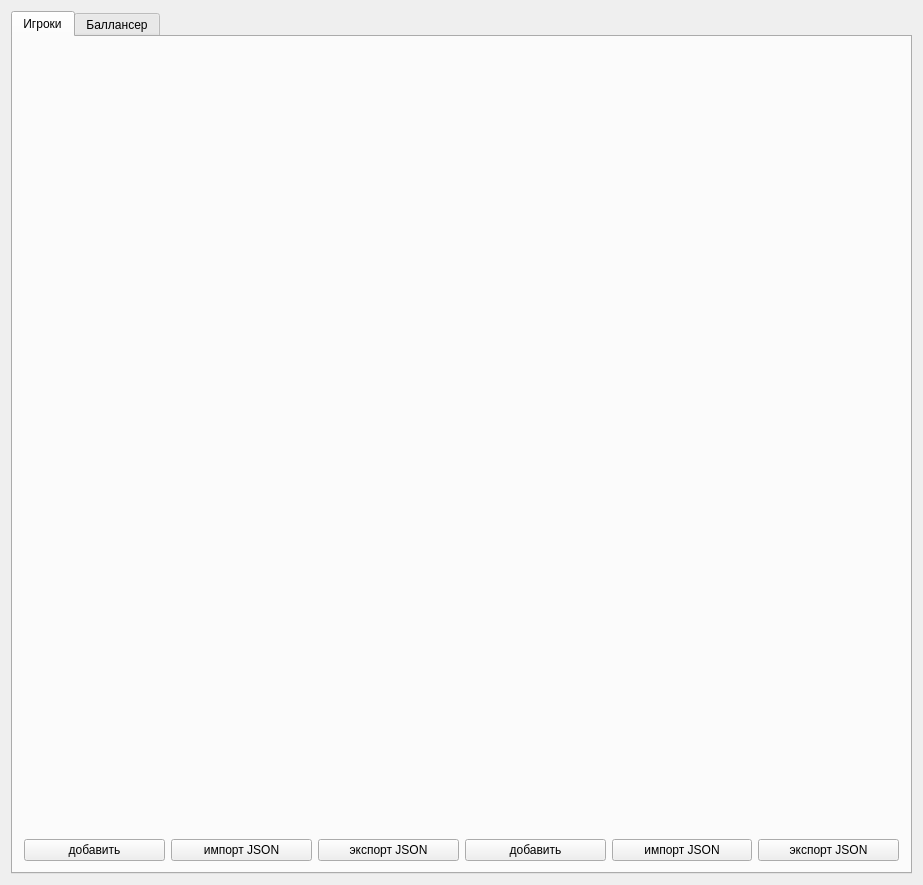
<?xml version="1.0" encoding="UTF-8"?>
<ui version="4.0">
 <class>MainWindowClass</class>
 <widget class="QMainWindow" name="MainWindowClass">
  <property name="geometry">
   <rect>
    <x>0</x>
    <y>0</y>
    <width>923</width>
    <height>885</height>
   </rect>
  </property>
  <property name="windowTitle">
   <string>MainWindow</string>
  </property>
  <property name="toolButtonStyle">
   <enum>Qt::ToolButtonFollowStyle</enum>
  </property>
  <widget class="QWidget" name="centralWidget">
   <property name="sizePolicy">
    <sizepolicy hsizetype="Minimum" vsizetype="Minimum">
     <horstretch>0</horstretch>
     <verstretch>0</verstretch>
    </sizepolicy>
   </property>
   <layout class="QHBoxLayout" name="horizontalLayout">
    <item>
     <widget class="QTabWidget" name="tabWidget">
      <property name="currentIndex">
       <number>0</number>
      </property>
      <widget class="QWidget" name="playersTab">
       <attribute name="title">
        <string>Игроки</string>
       </attribute>
       <layout class="QVBoxLayout" name="verticalLayout">
        <item>
         <layout class="QGridLayout" name="playersList">
          <item row="1" column="0">
           <layout class="QHBoxLayout" name="AllControlLayout">
            <item>
             <widget class="QPushButton" name="ActAddUserButton">
              <property name="text">
               <string>добавить</string>
              </property>
             </widget>
            </item>
            <item>
             <widget class="QPushButton" name="ActImportJSONButton">
              <property name="text">
               <string>импорт JSON</string>
              </property>
             </widget>
            </item>
            <item>
             <widget class="QPushButton" name="ActExportJSONButton">
              <property name="text">
               <string>экспорт JSON</string>
              </property>
             </widget>
            </item>
           </layout>
          </item>
          <item row="1" column="1">
           <layout class="QHBoxLayout" name="ActiveControlLayout">
            <item>
             <widget class="QPushButton" name="AllAddUserBurron">
              <property name="text">
               <string>добавить</string>
              </property>
             </widget>
            </item>
            <item>
             <widget class="QPushButton" name="AllImportJSONButton">
              <property name="text">
               <string>импорт JSON</string>
              </property>
             </widget>
            </item>
            <item>
             <widget class="QPushButton" name="AllExportJSONButton">
              <property name="text">
               <string>экспорт JSON</string>
              </property>
             </widget>
            </item>
           </layout>
          </item>
          <item row="0" column="0" colspan="2">
           <layout class="QHBoxLayout" name="PlayersLayout">
            <property name="sizeConstraint">
             <enum>QLayout::SetDefaultConstraint</enum>
            </property>
            <item>
             <widget class="ScrollableSectionList" name="allPlayers" native="true"/>
            </item>
            <item>
             <widget class="ScrollableSectionList" name="activePlayers" native="true"/>
            </item>
           </layout>
          </item>
         </layout>
        </item>
       </layout>
      </widget>
      <widget class="QWidget" name="BallancerTab">
       <attribute name="title">
        <string>Баллансер</string>
       </attribute>
       <layout class="QHBoxLayout" name="horizontalLayout_2">
        <item>
         <widget class="Ballancer" name="ballancerWidget" native="true"/>
        </item>
       </layout>
      </widget>
     </widget>
    </item>
   </layout>
  </widget>
 </widget>
 <layoutdefault spacing="6" margin="11"/>
 <customwidgets>
  <customwidget>
   <class>ScrollableSectionList</class>
   <extends>QWidget</extends>
   <header>ScrollableSectionList.h</header>
   <container>1</container>
   <slots>
    <slot>addPlayerButton()</slot>
   </slots>
  </customwidget>
  <customwidget>
   <class>Ballancer</class>
   <extends>QWidget</extends>
   <header>Ballancer.h</header>
   <container>1</container>
  </customwidget>
 </customwidgets>
 <resources/>
 <connections>
  <connection>
   <sender>ActAddUserButton</sender>
   <signal>clicked()</signal>
   <receiver>allPlayers</receiver>
   <slot>addPlayerButton()</slot>
   <hints>
    <hint type="sourcelabel">
     <x>106</x>
     <y>664</y>
    </hint>
    <hint type="destinationlabel">
     <x>195</x>
     <y>407</y>
    </hint>
   </hints>
  </connection>
 </connections>
 <slots>
  <slot>a()</slot>
 </slots>
</ui>
